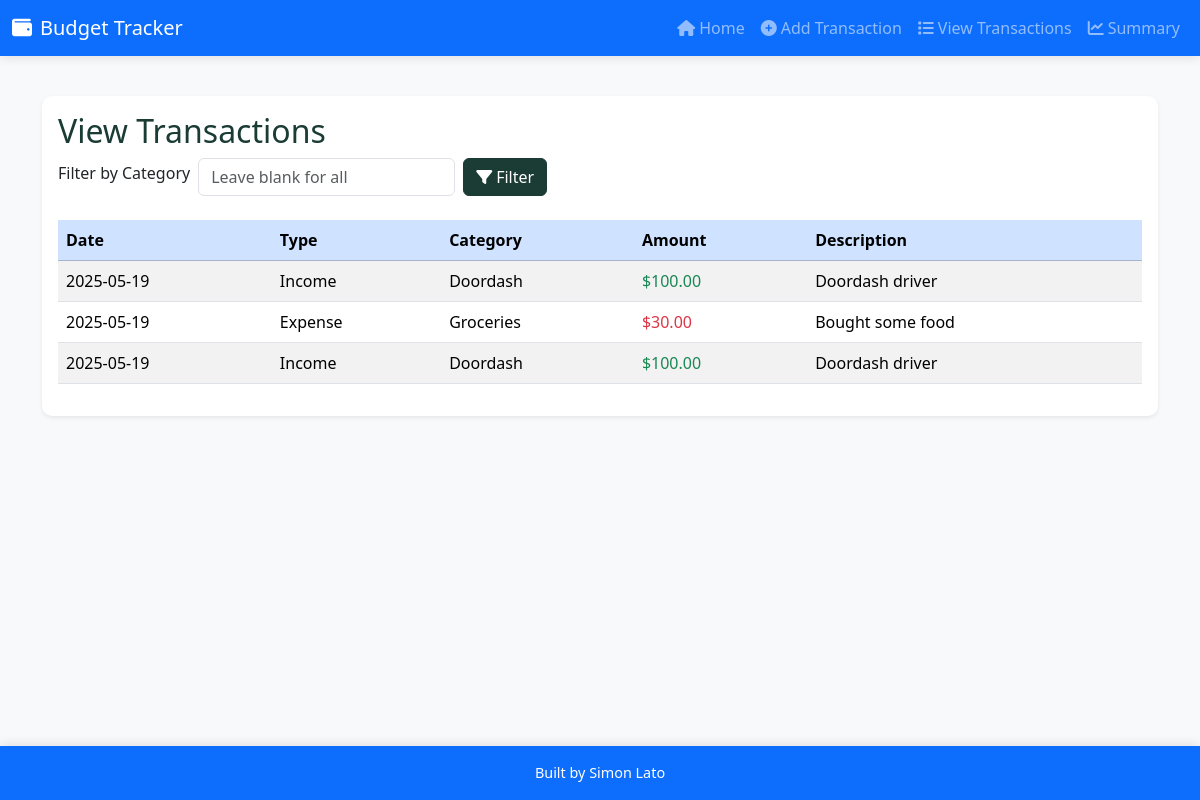
/view, run on the app's committed database.
### tables this page shows
CREATE TABLE transactions (
                id INTEGER PRIMARY KEY AUTOINCREMENT,
                type TEXT NOT NULL,
                category TEXT NOT NULL,
                amount REAL NOT NULL,
                description TEXT,
                date TEXT NOT NULL
            );

### app.py (the view)
@app.route('/view', methods=['GET', 'POST'])
def view_transactions():
    category = None
    if request.method == 'POST':
        category = request.form['category'].strip()
    try:
        with sqlite3.connect('database.db') as conn:
            if category:
                cur = conn.execute('SELECT * FROM transactions WHERE category = ?', (category,))
            else:
                cur = conn.execute('SELECT * FROM transactions')
            transactions = cur.fetchall()
        return render_template('view_transactions.html', transactions=transactions, category=category)
    except sqlite3.Error as e:
        flash(f"Database error: {e}", "error")
        return render_template('view_transactions.html', transactions=[], category=category)

### templates/view_transactions.html (shortened to what this page needs)
{% extends 'base.html' %}
{% block content %}
    <div class="card shadow-sm">
        <div class="card-body">
            <h2 class="card-title">View Transactions</h2>
            <form method="POST" class="mb-4">
                <div class="row g-2 align-items-center">
                    <div class="col-auto">
                        <label for="category" class="form-label">Filter by Category</label>
                    </div>
                    <div class="col-auto">
                        <input type="text" id="category" name="category" class="form-control" placeholder="Leave blank for all">
                    </div>
                    <div class="col-auto">
                        <button type="submit" class="btn btn-primary">
                            <i class="fas fa-filter me-1"></i>Filter
                        </button>
                    </div>
                </div>
            </form>
            {% if transactions %}
                <div class="table-responsive">
                    <table class="table table-striped table-hover">
                        <thead class="table-primary">
                            <tr>
                                <th>Date</th>
                                <th>Type</th>
                                <th>Category</th>
                                <th>Amount</th>
                                <th>Description</th>
                            </tr>
                        </thead>
                        <tbody>
                            {% for t in transactions %}
                                <tr>
                                    <td>{{ t[5] }}</td>
                                    <td>{{ t[1] | capitalize }}</td>
                                    <td>{{ t[2] }}</td>
                                    <td class="{{ 'text-success' if t[1] == 'income' else 'text-danger' }}">
                                        ${{ "%.2f" % t[3] }}
                                    </td>
                                    <td>{{ t[4] or '-' }}</td>
                                </tr>
                            {% endfor %}
                        </tbody>
                    </table>
                </div>
            {% else %}
                <div class="alert alert-info" role="alert">
                    No transactions found{% if category %} for category "{{ category }}"{% endif %}.
                </div>
            {% endif %}
        </div>
    </div>
{% endblock %}

### templates/base.html (shortened to what this page needs)
<!DOCTYPE html>
<html lang="en">
<head>
    <link href="https://cdn.jsdelivr.net/npm/bootstrap@5.3.3/dist/css/bootstrap.min.css" rel="stylesheet">
    <link href="https://cdnjs.cloudflare.com/ajax/libs/font-awesome/6.5.2/css/all.min.css" rel="stylesheet">
    <link rel="stylesheet" href="{{ url_for('static', filename='css/style.css') }}">
</head>
<body>
    <div class="d-flex flex-column min-vh-100">
        <nav class="navbar navbar-expand-lg navbar-dark bg-primary">
            <div class="container-fluid">
                <a class="navbar-brand" href="{{ url_for('index') }}">
                    <i class="fas fa-wallet me-2"></i>Budget Tracker
                </a>
                <div class="collapse navbar-collapse" id="navbarNav">
                    <ul class="navbar-nav ms-auto">
                        <li class="nav-item">
                            <a class="nav-link" href="{{ url_for('index') }}">
                                <i class="fas fa-home me-1"></i>Home
                            </a>
                        </li>
                        <li class="nav-item">
                            <a class="nav-link" href="{{ url_for('add_transaction') }}">
                                <i class="fas fa-plus-circle me-1"></i>Add Transaction
                            </a>
                        </li>
                        <li class="nav-item">
                            <a class="nav-link" href="{{ url_for('view_transactions') }}">
                                <i class="fas fa-list me-1"></i>View Transactions
                            </a>
                        </li>
                        <li class="nav-item">
                            <a class="nav-link" href="{{ url_for('summary') }}">
                                <i class="fas fa-chart-line me-1"></i>Summary
                            </a>
                        </li>
                    </ul>
                </div>
            </div>
        </nav>
        <div class="container mt-4 flex-grow-1">
            {% block content %}{% endblock %}
        </div>
        <footer class="bg-primary text-white text-center py-3 mt-auto">
            <p class="mb-0">Built by Simon Lato</p>
        </footer>
    </div>
</body>
</html>

### static/css/style.css (style rules this page uses)
body { background-color: #f8f9fa; margin: 0; }
.navbar { box-shadow: 0 2px 10px rgba(0, 0, 0, 0.1); }
.card { border: none; border-radius: 10px; }
.card-title { color: #1a3c34; }
.btn-primary { background-color: #1a3c34; border-color: #1a3c34; }
.table-primary { background-color: #1a3c34 !important; color: white; }
footer { width: 100%; box-shadow: 0 -2px 10px rgba(0, 0, 0, 0.1); }
footer p { font-size: 0.9rem; }

### data on the page
transactions: date "2025-05-19", type "Income", category "Doordash", amount "100.00", description "Doordash driver"
transactions: date "2025-05-19", type "Expense", category "Groceries", amount "30.00", description "Bought some food"
transactions: date "2025-05-19", type "Income", category "Doordash", amount "100.00", description "Doordash driver"
